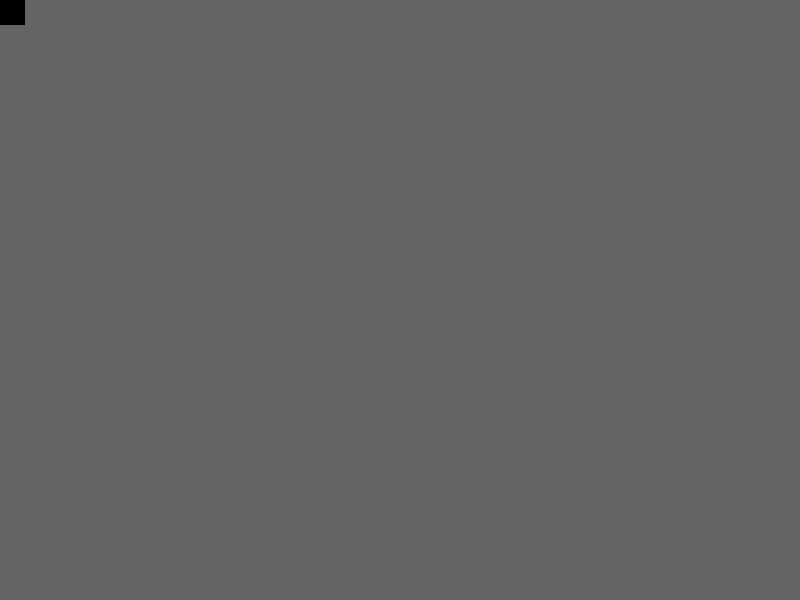
Frame 1 (no input)
Frame 60 (no input): identical to frame 1, image omitted
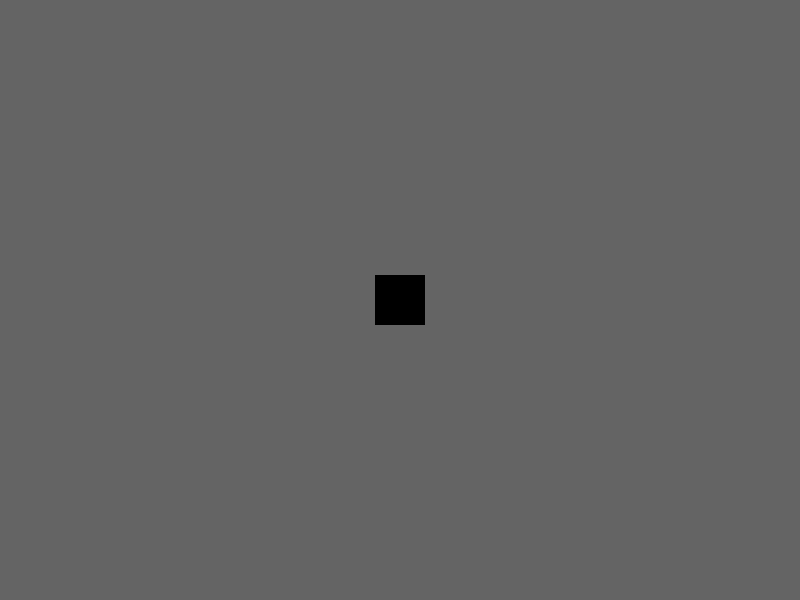
Frame 120 (the mouse pressed at the canvas centre since frame 60)

The p5.js sketch that drew these frames (run headless with seeded random() and noise() and a simulated clock; from frame 60 on, the mouse is pressed at the canvas centre):

// p5.js sketch
// ── sketch.js
function setup (){
  createCanvas (800, 600);
}

function draw(){
  background(100);
  fill(0);
  noStroke();
  rectMode(CENTER);
  rect(mouseX, mouseY, 50, 50);
}
// ── me.html
<!DOCTYPE html>
<html>
<head>
    <title>Welcome to my website!</title>

</head>
<body>
    <h1>Hello!</h1>
    <h3>My name is Erin, I am a forensic chemist specializing in wood identification for the USFS. In addition to saving the world's forests from poachers, I am pursuing my Master's of Data Science degree from MSU</h3>
</body>
<img id = "potraitWrapper" src="ErinPic_ccexpress.jpeg">
    
<body>
    <h4>
        <p> I spend my days doing science experiments using DART-TOFMS, LIBS, FTIR, and XRF </p>
    </h4>
    <img id = "potraitWrapper" src="Erin Running samples.jpg">
    <h4>
        <p>For fascinating, riveting, and occasionally scandalous news from the front line of chemical identification methods for tree species and geographic determination, and because I am too lazy to use LinkedIn, follow me on 
            <a href="https://www.researchgate.net/profile/Erin-Price-4">ResearchGate!</a>
             </p>
    </h4>
</body>
<

</html>
